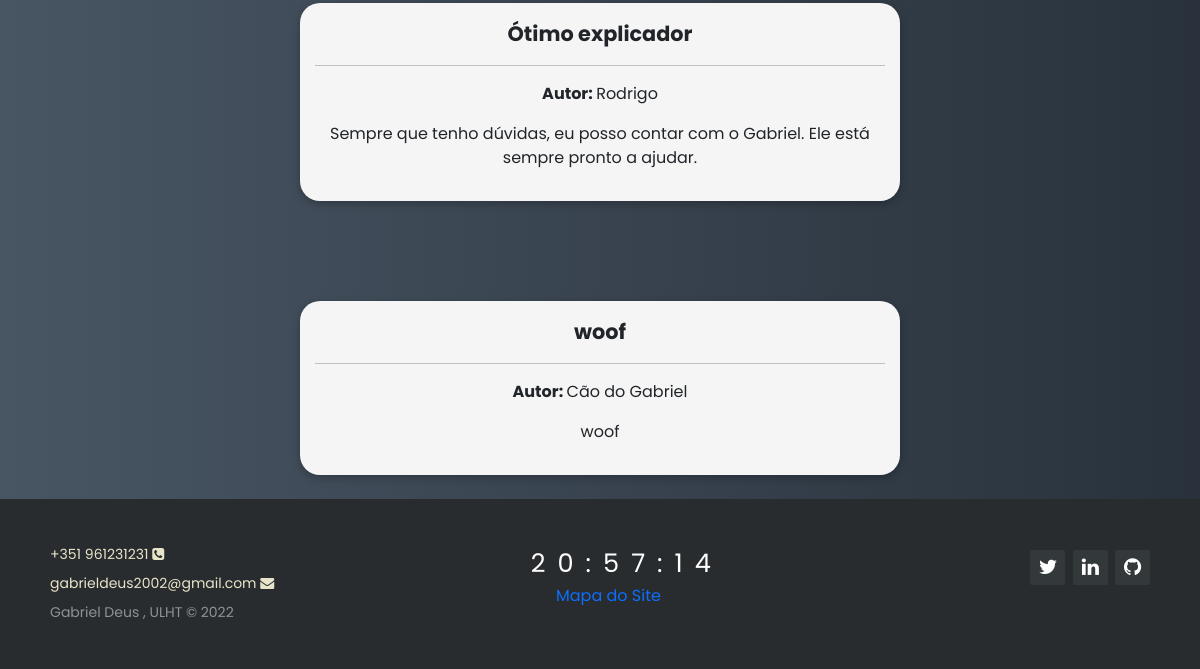
Page /portfolio/blog/ (lower part) on the earlier database version.
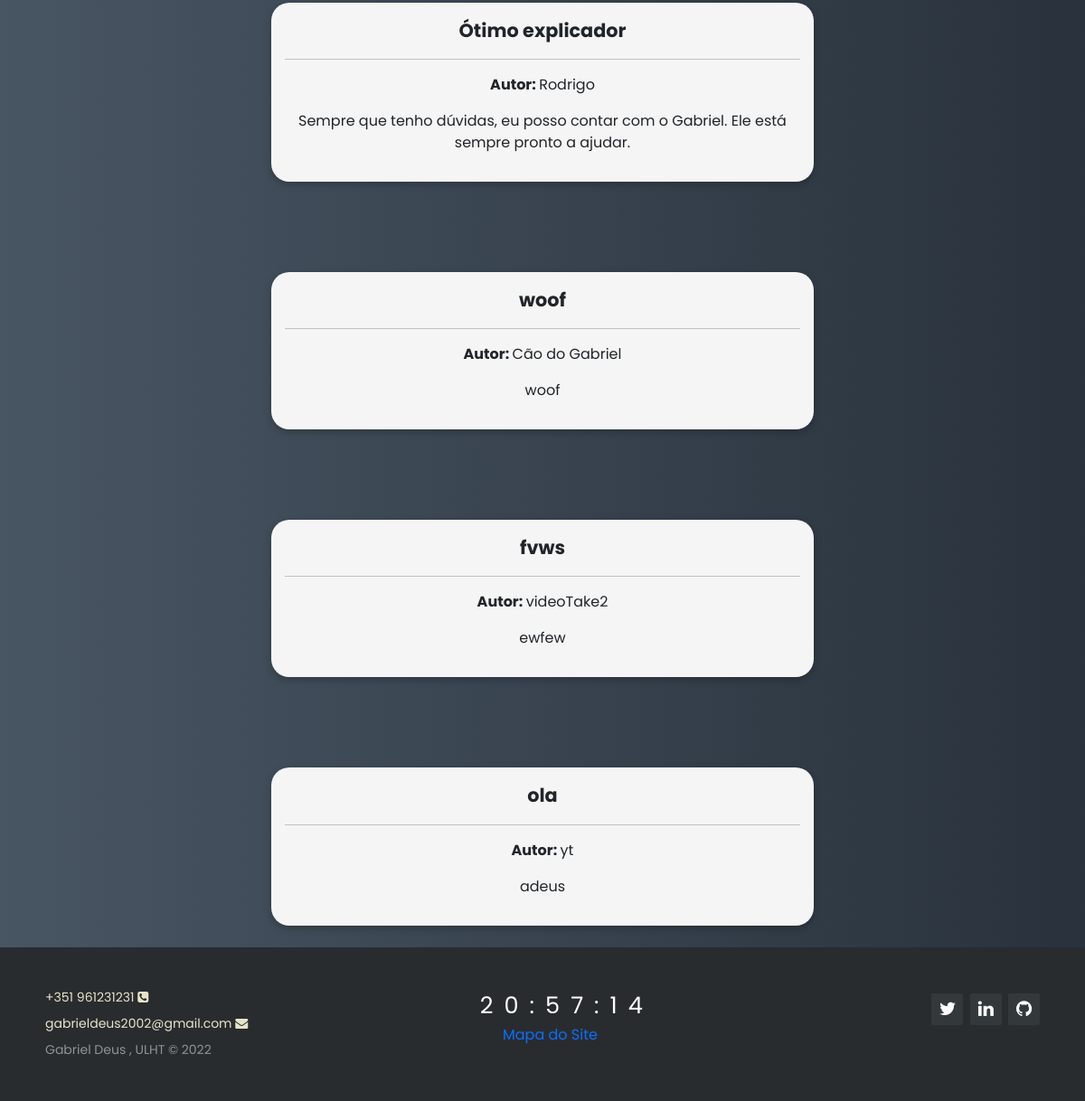
Same page on the later database version.
### portfolio/models.py (models this page shows, shortened)
class Blog(models.Model):
    autor = models.CharField(max_length=30, null=True, default="Anônimo")
    data = models.DateTimeField(auto_now_add=True)
    titulo = models.CharField(max_length=50)
    descricao = models.TextField()

### portfolio/views.py (the view)
# urls.py: path('blog/', BlogView.as_view(), name='blog'),
class BlogView(ListView):
    model = Blog
    template_name = 'portfolio/home.html'

### portfolio/templates/portfolio/home.html (shortened to what this page needs)
{% extends 'portfolio/base.html' %}
{% block content %}
{% load static %}
<link rel="stylesheet" href="{% static 'portfolio/css/licenciatura.css' %}">
<div class="container-masterC" style="text-align: center; padding-bottom: 3vh">
    <div class="container-cadeira" style="flex-flow: column wrap">
        {% for blog in object_list %}
        <div>
            <p class="nome">{{ blog.titulo }}</p>
            <hr>
            <p class="ano"><b>Autor: </b>{{ blog.autor }}
            </p>
            <p class="topicos">{{blog.descricao}}</p>
        </div>
        {% endfor %}
    </div>
</div>
{% endblock %}

### portfolio/templates/portfolio/base.html (shortened to what this page needs)
<!doctype html>
{% load static %}
<html lang="en">
<head>
    {% load static %}
    <link rel="stylesheet" href="{% static 'portfolio/css/base.css'%}">
    <link href="https://cdn.jsdelivr.net/npm/bootstrap@5.2.0-beta1/dist/css/bootstrap.min.css" rel="stylesheet"
>
    <link rel='stylesheet' href='https://cdnjs.cloudflare.com/ajax/libs/font-awesome/4.7.0/css/font-awesome.min.css'>
</head>
<body style="background: #757F9A;  /* fallback for old browsers */
background: -webkit-linear-gradient(to left, #D7DDE8, #757F9A);  /* Chrome 10-25, Safari 5.1-6 */
background: linear-gradient(to left, #D7DDE8, #757F9A); /* W3C, IE 10+/ Edge, Firefox 16+, Chrome 26+, Opera 12+, Safari 7+ */
">
        {% include 'portfolio/navbar.html' %}
<div>
    {% block content %}
    {% endblock %}
</div>
    <footer>
        {% include 'portfolio/footer.html' %}
    </footer>
</body>
</html>

### portfolio/templates/portfolio/navbar.html (shortened to what this page needs)
{% load static %}
<link rel="stylesheet" href="{% static 'portfolio/css/navbar.css' %}"/>
<body>
{% load static %}
</body>

### portfolio/templates/portfolio/footer.html (shortened to what this page needs)
{% load static %}
<link rel="stylesheet" href="{% static 'portfolio/css/footer.css' %}"/>
<footer class="footer-container">
    <div class="footer-right">
        <a href="https://twitter.com/Cristiano" target="_blank"><i class="fa fa-twitter"></i></a>
        <a href="https://www.linkedin.com/in/gabrieldeus02/" target="_blank"><i class="fa fa-linkedin"></i></a>
        <a href="https://github.com/gabrieldeus22001658" target="_blank"><i class="fa fa-github"></i></a>
    </div>
    <div class="footer-middle">
        <div class="clock">
        </div>
        <p style="color: lightgray; margin-left: -1.9vw"><a href="{% url 'portfolio:diagramas' %}">Mapa do Site</a></p>
    </div>
    <div class="footer-left">
        <p style="color:#E8E4C9; margin-bottom: 0.5rem">+351 961231231 <i class="fa fa-phone-square"
                                                                          aria-hidden="true"></i></p>
        <p style="color: #E8E4C9; margin-bottom: 0.5rem">gabrieldeus2002@gmail.com <i class="fa fa-envelope"
                                                                                      aria-hidden="true"></i></p>
        <p>Gabriel Deus , ULHT &copy; 2022 </p>
    </div>
    {% load static %}
</footer>

### portfolio/static/portfolio/css/base.css (style rules this page uses)
* { font-family: "Poppins", sans-serif; box-sizing: border-box; margin: 0px; padding: 0px; }
.container-masterC { width: 100%; min-height: 100vh; overflow: hidden; background: #485563; background: -webkit-linear-gradient(to left, #29323c, #485563); background: linear-gradient(to left, #29323c, #485563); }
body, html { height:100%; margin:0; font-size:16px; font-weight:400; color:#666; }

### portfolio/static/portfolio/css/navbar.css (style rules this page uses)
:root { --color-1: #2f3240; }
body { font-family: sans-serif; }
* { box-sizing: border-box; margin:0; padding:0; }
a { text-decoration: none; }

### portfolio/static/portfolio/css/licenciatura.css (style rules this page uses)
.container-cadeira { display: flex; flex-flow: column wrap; justify-content: center; gap: 100px 100px; max-width: 50vw; }
.container-cadeira div { background-color: whitesmoke; border-radius: 20px; box-shadow: rgba(0, 0, 0, 0.24) 0px 3px 8px; padding: 15px; align-items: center; }
.nome { font-size: 1.3em; font-weight: bold; }
.container-masterC { display: flex; width: 100%; justify-content: center; margin-top: 5vh; background: #485563; background: -webkit-linear-gradient(to left, #29323c, #485563); background: linear-gradient(to left, #29323c, #485563); }

### portfolio/static/portfolio/css/footer.css (style rules this page uses)
.footer-container { display: grid; grid-template-areas: "left middle right"; background-color: #292c2f; box-shadow: 0 1px 1px 0 rgba(0, 0, 0, 0.12); box-sizing: border-box; width: 100%; text-align: left; font: normal 16px sans-serif; padding: 45px 50px; }
.footer-container .footer-left p { color: #8f9296; font-size: 14px; margin: 0; }
.footer-container .footer-right { float: right; justify-content: flex-end; margin-top: 6px; max-width: 180px; }
.footer-container .footer-right a { display: inline-block; justify-content: flex-end; width: 35px; height: 35px; background-color: #33383b; border-radius: 2px; font-size: 20px; color: #FFF; text-align: center; line-height: 35px; margin-left: 3px; transition:all .25s; }
.clock { position: relative; color: #fff; font-size: 1.6rem; letter-spacing: 12px; margin-left: -4vw; }
.footer-right { grid-area: right; justify-self: end; }
.footer-left { grid-area: left; justify-self: start; }
.footer-middle { grid-area: middle; justify-self: center; align-self: center; }

Differences in the rows shown:
added Blog: titulo "fvws", autor "videoTake2", descricao "ewfew"
added Blog: titulo "ola", autor "yt", descricao "adeus"
